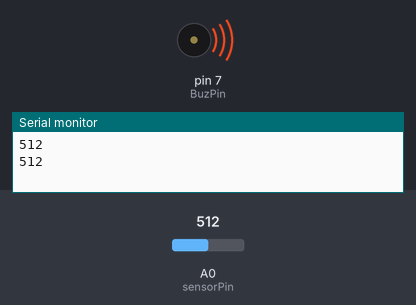
Bench run of a sketch on a simulated Arduino Uno, built with avr-gcc and run on an emulated ATmega328P. Parts: buzzer (waves = sounding, pin HIGH), the last lines printed to the serial monitor. The test bench sets the inputs (shaded band); at power-on: A0 (sensorPin) = 512.

Above: at 1.8 s.
1.9 s: A0 (sensorPin) set to 211
6.1 s: A0 (sensorPin) set to 188
At 7.1 s:
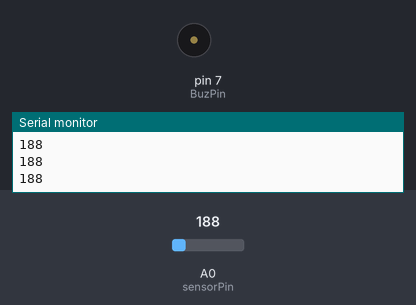
7.7 s: A0 (sensorPin) set to 210
At 8.5 s:
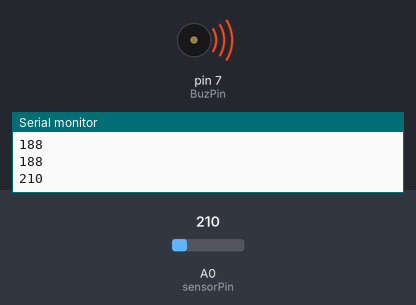
11.9 s: A0 (sensorPin) set to 190
At 11.9 s:
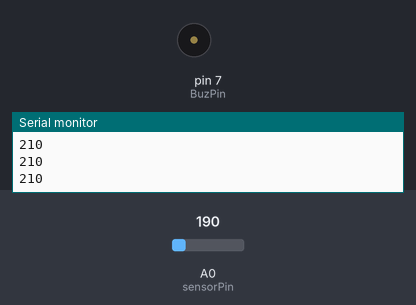
Timing chart, 0 to 14.4 s (numbered marks = the images above; inputs shaded):
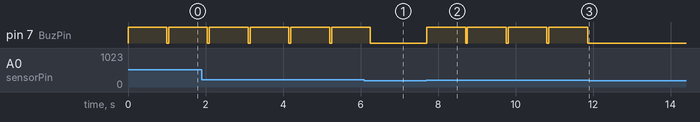

The sketch:

fence.ino
```cpp
int sensorPin = A0;
int BuzPin = 7;
int value = 0;
void setup() {
Serial.begin(9600);
pinMode(BuzPin,OUTPUT);
}
void loop() {
value = analogRead (sensorPin);
Serial.println (value, DEC);
if(value>200)
{
	digitalWrite(BuzPin,HIGH);
  delay(1000);
  digitalWrite(BuzPin,LOW);
}
delay (50);
}
```

Measured:
- the behaviour switches between 201 and 200 on A0 (sensorPin) (found by bisection; images 0 and 1)
- after the input at 6.1 s, pin 7 (BuzPin): goes on until 6.3 s, then stays LOW
- after the input at 7.7 s, pin 7 (BuzPin): alternates HIGH for 1.0 s and LOW for 0.05 s, starting at once
- after the input at 11.9 s, pin 7 (BuzPin): stops changing and stays LOW
- by itself, pin 7 (BuzPin): alternates HIGH for 1.0 s and LOW for 0.05 s
